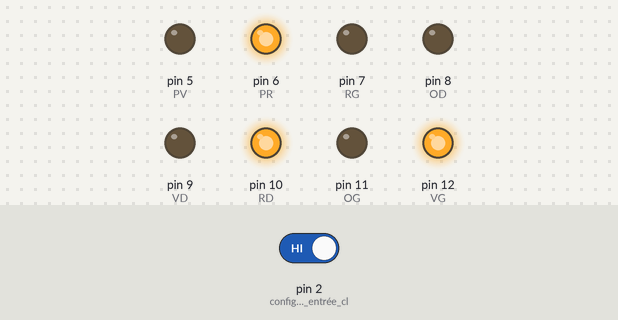
Recording of a sketch running on a simulated Arduino Uno, built with avr-gcc and run on an emulated ATmega328P. On the bench: output pins drawn as LEDs (lit = HIGH). The inputs (shaded band) are chosen by the test bench; at power-on: pin 2 (config_Pin02_en_entrée_cl) HIGH.

Above: at 2.2 s.
2.3 s: pin 2 (config_Pin02_en_entrée_cl) driven LOW
At 5.8 s:
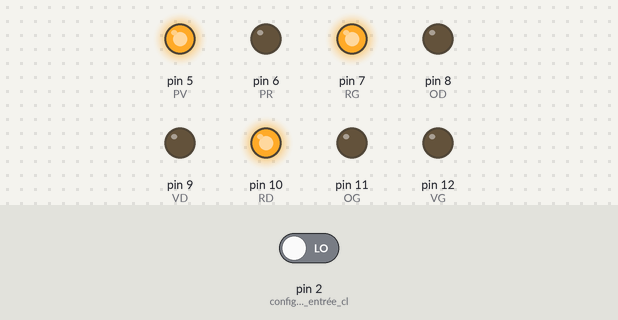
At 11.6 s:
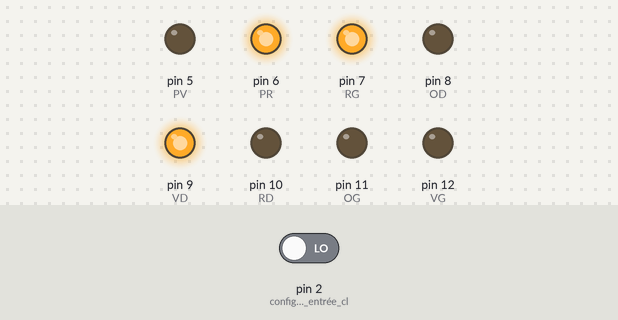
Timing chart, 0 to 22.5 s (numbered marks = the images above; inputs shaded):
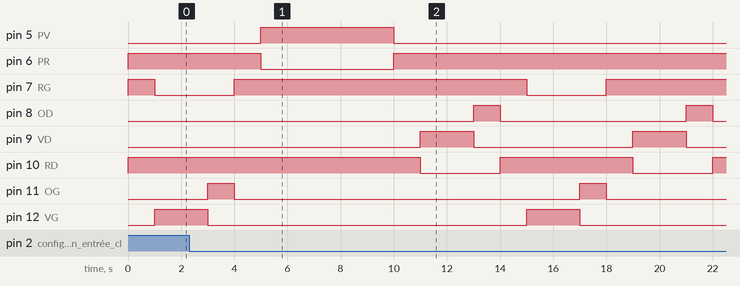

The sketch:

feuTricoloreBP.ino
```cpp
char flag = 0;

int VG = 12 ; // LED Verte Gauche
int OG = 11 ; // LED Orange Gauche
int RD = 10 ; // LED Rouge Droite
int VD = 9 ; // LED Verte Droite
int OD = 8 ; // LED Orange Droite
int RG = 7 ; // LED Rouge Gauche

 int PR = 6 ; // LED pieton Rouge
 int PV = 5 ; // LED pieton Vert

void setup()
{

  pinMode(VG, OUTPUT); //config Pin LED Verte Gauche en sortie
  pinMode(OG, OUTPUT); //config Pin LED Orange Gauche en sortie
  pinMode(RG, OUTPUT); //config Pin LED Rouge Gauche en sortie
  pinMode(VD, OUTPUT); //config Pin LED Verte Droite en sortie
  pinMode(OD, OUTPUT); //config Pin LED Orange Droite en sortie
  pinMode(RD, OUTPUT); //config Pin LED Rouge Droite en sortie
  pinMode(PR, OUTPUT); //config Pin LED Pieton Vert en sortie
  pinMode(PV, OUTPUT); //config Pin LED Pieton Rouge en sortie

  pinMode(2, INPUT); //config Pin02 en entrée classique

  digitalWrite(RG, HIGH); //LED Rouge Gauche
  digitalWrite(OG, LOW); //LED Orange Gauche
  digitalWrite(VG, LOW); //LED Verte Gauche
  digitalWrite(RD, HIGH); //LED Rouge Droite
  digitalWrite(OD, LOW);  //LED Orange Droite
  digitalWrite(VD, LOW);  //LED Verte Droite
  digitalWrite(PR, HIGH);  //LED Pieton Rouge
  digitalWrite(PV, LOW);  //LED Pieton Vert

  attachInterrupt(digitalPinToInterrupt(2), bp, FALLING);
  delay(1000);
}

void loop()
{
  while(flag == 0)
  {
    digitalWrite(RG, LOW);
    digitalWrite(VG, HIGH);
    delay(2000); // attente 2sec
    digitalWrite(VG, LOW);
    digitalWrite(OG, HIGH);
    delay(1000); // attente 1sec
    digitalWrite(OG, LOW);
    digitalWrite(RG, HIGH);
    delay(1000); // attente 1sec

    if (flag == 1)
    {
      digitalWrite(PR, LOW); //étein PR
      digitalWrite(PV, HIGH); //allume PV
      delay(5000); // attente 5sec
      digitalWrite(PR, HIGH); //allume PR
      digitalWrite(PV, LOW); //étein PV
      delay(1000);
      flag = 0;
    }

    digitalWrite(RD, LOW);
    digitalWrite(VD, HIGH);
    delay(2000); // attente 2sec
    digitalWrite(VD, LOW);
    digitalWrite(OD, HIGH);
    delay(1000); // attente 1sec
    digitalWrite(OD, LOW);
    digitalWrite(RD, HIGH);
    delay(1000); // attente 1sec

  }

  digitalWrite(PR, LOW); //étein PR
  digitalWrite(PV, HIGH); //allume PV
  delay(5000); // attente 5sec
  digitalWrite(PR, HIGH); //allume PR
  digitalWrite(PV, LOW); //étein PV
  delay(1000);
  flag = 0;
}

void bp()
{ flag = 1 ;
}
```

Measured:
- after the input at 2.3 s, pin 5 (PV): LOW → HIGH after 2.7 s, → LOW 5.0 s later; pin 6 (PR): HIGH → LOW after 2.7 s, → HIGH 5.0 s later; pin 11 (OG): LOW → HIGH after 14.7 s, → LOW 1.0 s later
- by itself, pin 8 (OD): alternates HIGH for 1.0 s and LOW for 7.0 s
- by itself, pin 9 (VD): alternates HIGH for 2.0 s and LOW for 6.0 s
- by itself, pin 10 (RD): alternates HIGH for 5.0 s and LOW for 3.0 s
